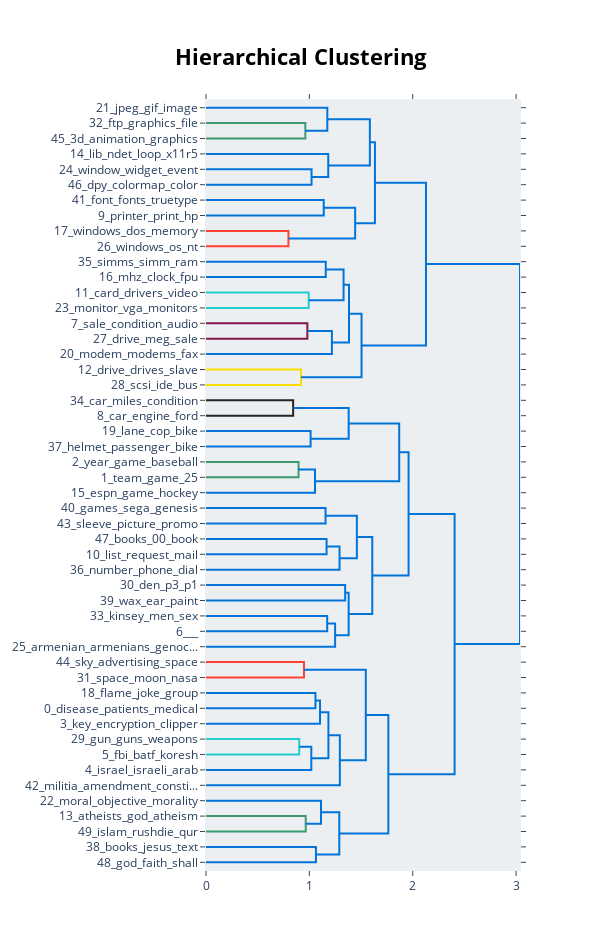

The cell this chart's notebook holds for it:
### Code cell
model.visualize_hierarchy(top_n_topics=50, width=600)

### Figure 1 — Plotly figure (JSON) as saved in the notebook; plotly's stock layout.template omitted (floating-point values rounded to 4 significant figures)
{"data": [{"hoverinfo": "text", "marker": {"color": "rgb(61,153,112)"}, "mode": "lines", "type": "scatter", "x": [0, 0.9612, 0.9612, 0], "xaxis": "x", "y": [-15, -15, -25, -25], "yaxis": "y"}, {"hoverinfo": "text", "marker": {"color": "rgb(0,116,217)"}, "mode": "lines", "type": "scatter", "x": [0, 1.174, 1.174, 0.9612], "xaxis": "x", "y": [-5, -5, -20, -20], "yaxis": "y"}, {"hoverinfo": "text", "marker": {"color": "rgb(0,116,217)"}, "mode": "lines", "type": "scatter", "x": [0, 1.021, 1.021, 0], "xaxis": "x", "y": [-45, -45, -55, -55], "yaxis": "y"}, {"hoverinfo": "text", "marker": {"color": "rgb(0,116,217)"}, "mode": "lines", "type": "scatter", "x": [0, 1.183, 1.183, 1.021], "xaxis": "x", "y": [-35, -35, -50, -50], "yaxis": "y"}, {"hoverinfo": "text", "marker": {"color": "rgb(0,116,217)"}, "mode": "lines", "type": "scatter", "x": [1.174, 1.585, 1.585, 1.183], "xaxis": "x", "y": [-12.5, -12.5, -42.5, -42.5], "yaxis": "y"}, {"hoverinfo": "text", "marker": {"color": "rgb(0,116,217)"}, "mode": "lines", "type": "scatter", "x": [0, 1.139, 1.139, 0], "xaxis": "x", "y": [-65, -65, -75, -75], "yaxis": "y"}, {"hoverinfo": "text", "marker": {"color": "rgb(255,65,54)"}, "mode": "lines", "type": "scatter", "x": [0, 0.7975, 0.7975, 0], "xaxis": "x", "y": [-85, -85, -95, -95], "yaxis": "y"}, {"hoverinfo": "text", "marker": {"color": "rgb(0,116,217)"}, "mode": "lines", "type": "scatter", "x": [1.139, 1.443, 1.443, 0.7975], "xaxis": "x", "y": [-70, -70, -90, -90], "yaxis": "y"}, {"hoverinfo": "text", "marker": {"color": "rgb(0,116,217)"}, "mode": "lines", "type": "scatter", "x": [1.585, 1.634, 1.634, 1.443], "xaxis": "x", "y": [-27.5, -27.5, -80, -80], "yaxis": "y"}, {"hoverinfo": "text", "marker": {"color": "rgb(0,116,217)"}, "mode": "lines", "type": "scatter", "x": [0, 1.158, 1.158, 0], "xaxis": "x", "y": [-105, -105, -115, -115], "yaxis": "y"}, {"hoverinfo": "text", "marker": {"color": "rgb(35,205,205)"}, "mode": "lines", "type": "scatter", "x": [0, 0.9935, 0.9935, 0], "xaxis": "x", "y": [-125, -125, -135, -135], "yaxis": "y"}, {"hoverinfo": "text", "marker": {"color": "rgb(0,116,217)"}, "mode": "lines", "type": "scatter", "x": [1.158, 1.331, 1.331, 0.9935], "xaxis": "x", "y": [-110, -110, -130, -130], "yaxis": "y"}, {"hoverinfo": "text", "marker": {"color": "rgb(133,20,75)"}, "mode": "lines", "type": "scatter", "x": [0, 0.9804, 0.9804, 0], "xaxis": "x", "y": [-145, -145, -155, -155], "yaxis": "y"}, {"hoverinfo": "text", "marker": {"color": "rgb(0,116,217)"}, "mode": "lines", "type": "scatter", "x": [0.9804, 1.218, 1.218, 0], "xaxis": "x", "y": [-150, -150, -165, -165], "yaxis": "y"}, {"hoverinfo": "text", "marker": {"color": "rgb(0,116,217)"}, "mode": "lines", "type": "scatter", "x": [1.331, 1.383, 1.383, 1.218], "xaxis": "x", "y": [-120, -120, -157.5, -157.5], "yaxis": "y"}, {"hoverinfo": "text", "marker": {"color": "rgb(255,220,0)"}, "mode": "lines", "type": "scatter", "x": [0, 0.9191, 0.9191, 0], "xaxis": "x", "y": [-175, -175, -185, -185], "yaxis": "y"}, {"hoverinfo": "text", "marker": {"color": "rgb(0,116,217)"}, "mode": "lines", "type": "scatter", "x": [1.383, 1.505, 1.505, 0.9191], "xaxis": "x", "y": [-138.8, -138.8, -180, -180], "yaxis": "y"}, {"hoverinfo": "text", "marker": {"color": "rgb(0,116,217)"}, "mode": "lines", "type": "scatter", "x": [1.634, 2.128, 2.128, 1.505], "xaxis": "x", "y": [-53.75, -53.75, -159.4, -159.4], "yaxis": "y"}, {"hoverinfo": "text", "marker": {"color": "rgb(40,35,35)"}, "mode": "lines", "type": "scatter", "x": [0, 0.8432, 0.8432, 0], "xaxis": "x", "y": [-195, -195, -205, -205], "yaxis": "y"}, {"hoverinfo": "text", "marker": {"color": "rgb(0,116,217)"}, "mode": "lines", "type": "scatter", "x": [0, 1.012, 1.012, 0], "xaxis": "x", "y": [-215, -215, -225, -225], "yaxis": "y"}, {"hoverinfo": "text", "marker": {"color": "rgb(0,116,217)"}, "mode": "lines", "type": "scatter", "x": [0.8432, 1.38, 1.38, 1.012], "xaxis": "x", "y": [-200, -200, -220, -220], "yaxis": "y"}, {"hoverinfo": "text", "marker": {"color": "rgb(61,153,112)"}, "mode": "lines", "type": "scatter", "x": [0, 0.8952, 0.8952, 0], "xaxis": "x", "y": [-235, -235, -245, -245], "yaxis": "y"}, {"hoverinfo": "text", "marker": {"color": "rgb(0,116,217)"}, "mode": "lines", "type": "scatter", "x": [0.8952, 1.054, 1.054, 0], "xaxis": "x", "y": [-240, -240, -255, -255], "yaxis": "y"}, {"hoverinfo": "text", "marker": {"color": "rgb(0,116,217)"}, "mode": "lines", "type": "scatter", "x": [1.38, 1.869, 1.869, 1.054], "xaxis": "x", "y": [-210, -210, -247.5, -247.5], "yaxis": "y"}, {"hoverinfo": "text", "marker": {"color": "rgb(0,116,217)"}, "mode": "lines", "type": "scatter", "x": [0, 1.157, 1.157, 0], "xaxis": "x", "y": [-265, -265, -275, -275], "yaxis": "y"}, {"hoverinfo": "text", "marker": {"color": "rgb(0,116,217)"}, "mode": "lines", "type": "scatter", "x": [0, 1.166, 1.166, 0], "xaxis": "x", "y": [-285, -285, -295, -295], "yaxis": "y"}, {"hoverinfo": "text", "marker": {"color": "rgb(0,116,217)"}, "mode": "lines", "type": "scatter", "x": [1.166, 1.292, 1.292, 0], "xaxis": "x", "y": [-290, -290, -305, -305], "yaxis": "y"}, {"hoverinfo": "text", "marker": {"color": "rgb(0,116,217)"}, "mode": "lines", "type": "scatter", "x": [1.157, 1.459, 1.459, 1.292], "xaxis": "x", "y": [-270, -270, -297.5, -297.5], "yaxis": "y"}, {"hoverinfo": "text", "marker": {"color": "rgb(0,116,217)"}, "mode": "lines", "type": "scatter", "x": [0, 1.346, 1.346, 0], "xaxis": "x", "y": [-315, -315, -325, -325], "yaxis": "y"}, {"hoverinfo": "text", "marker": {"color": "rgb(0,116,217)"}, "mode": "lines", "type": "scatter", "x": [0, 1.172, 1.172, 0], "xaxis": "x", "y": [-335, -335, -345, -345], "yaxis": "y"}, {"hoverinfo": "text", "marker": {"color": "rgb(0,116,217)"}, "mode": "lines", "type": "scatter", "x": [1.172, 1.249, 1.249, 0], "xaxis": "x", "y": [-340, -340, -355, -355], "yaxis": "y"}, {"hoverinfo": "text", "marker": {"color": "rgb(0,116,217)"}, "mode": "lines", "type": "scatter", "x": [1.346, 1.38, 1.38, 1.249], "xaxis": "x", "y": [-320, -320, -347.5, -347.5], "yaxis": "y"}, {"hoverinfo": "text", "marker": {"color": "rgb(0,116,217)"}, "mode": "lines", "type": "scatter", "x": [1.459, 1.609, 1.609, 1.38], "xaxis": "x", "y": [-283.8, -283.8, -333.8, -333.8], "yaxis": "y"}, {"hoverinfo": "text", "marker": {"color": "rgb(0,116,217)"}, "mode": "lines", "type": "scatter", "x": [1.869, 1.96, 1.96, 1.609], "xaxis": "x", "y": [-228.8, -228.8, -308.8, -308.8], "yaxis": "y"}, {"hoverinfo": "text", "marker": {"color": "rgb(255,65,54)"}, "mode": "lines", "type": "scatter", "x": [0, 0.9479, 0.9479, 0], "xaxis": "x", "y": [-365, -365, -375, -375], "yaxis": "y"}, {"hoverinfo": "text", "marker": {"color": "rgb(0,116,217)"}, "mode": "lines", "type": "scatter", "x": [0, 1.059, 1.059, 0], "xaxis": "x", "y": [-385, -385, -395, -395], "yaxis": "y"}, {"hoverinfo": "text", "marker": {"color": "rgb(0,116,217)"}, "mode": "lines", "type": "scatter", "x": [1.059, 1.103, 1.103, 0], "xaxis": "x", "y": [-390, -390, -405, -405], "yaxis": "y"}, {"hoverinfo": "text", "marker": {"color": "rgb(35,205,205)"}, "mode": "lines", "type": "scatter", "x": [0, 0.9019, 0.9019, 0], "xaxis": "x", "y": [-415, -415, -425, -425], "yaxis": "y"}, {"hoverinfo": "text", "marker": {"color": "rgb(0,116,217)"}, "mode": "lines", "type": "scatter", "x": [0.9019, 1.019, 1.019, 0], "xaxis": "x", "y": [-420, -420, -435, -435], "yaxis": "y"}, {"hoverinfo": "text", "marker": {"color": "rgb(0,116,217)"}, "mode": "lines", "type": "scatter", "x": [1.103, 1.184, 1.184, 1.019], "xaxis": "x", "y": [-397.5, -397.5, -427.5, -427.5], "yaxis": "y"}, {"hoverinfo": "text", "marker": {"color": "rgb(0,116,217)"}, "mode": "lines", "type": "scatter", "x": [1.184, 1.295, 1.295, 0], "xaxis": "x", "y": [-412.5, -412.5, -445, -445], "yaxis": "y"}, {"hoverinfo": "text", "marker": {"color": "rgb(0,116,217)"}, "mode": "lines", "type": "scatter", "x": [0.9479, 1.546, 1.546, 1.295], "xaxis": "x", "y": [-370, -370, -428.8, -428.8], "yaxis": "y"}, {"hoverinfo": "text", "marker": {"color": "rgb(61,153,112)"}, "mode": "lines", "type": "scatter", "x": [0, 0.9646, 0.9646, 0], "xaxis": "x", "y": [-465, -465, -475, -475], "yaxis": "y"}, {"hoverinfo": "text", "marker": {"color": "rgb(0,116,217)"}, "mode": "lines", "type": "scatter", "x": [0, 1.113, 1.113, 0.9646], "xaxis": "x", "y": [-455, -455, -470, -470], "yaxis": "y"}, {"hoverinfo": "text", "marker": {"color": "rgb(0,116,217)"}, "mode": "lines", "type": "scatter", "x": [0, 1.063, 1.063, 0], "xaxis": "x", "y": [-485, -485, -495, -495], "yaxis": "y"}, {"hoverinfo": "text", "marker": {"color": "rgb(0,116,217)"}, "mode": "lines", "type": "scatter", "x": [1.113, 1.289, 1.289, 1.063], "xaxis": "x", "y": [-462.5, -462.5, -490, -490], "yaxis": "y"}, {"hoverinfo": "text", "marker": {"color": "rgb(0,116,217)"}, "mode": "lines", "type": "scatter", "x": [1.546, 1.764, 1.764, 1.289], "xaxis": "x", "y": [-399.4, -399.4, -476.2, -476.2], "yaxis": "y"}, {"hoverinfo": "text", "marker": {"color": "rgb(0,116,217)"}, "mode": "lines", "type": "scatter", "x": [1.96, 2.405, 2.405, 1.764], "xaxis": "x", "y": [-268.8, -268.8, -437.8, -437.8], "yaxis": "y"}, {"hoverinfo": "text", "marker": {"color": "rgb(0,116,217)"}, "mode": "lines", "type": "scatter", "x": [2.128, 3.038, 3.038, 2.405], "xaxis": "x", "y": [-106.6, -106.6, -353.3, -353.3], "yaxis": "y"}], "layout": {"autosize": false, "height": 950, "hoverlabel": {"bgcolor": "white", "font": {"family": "Rockwell", "size": 16}}, "hovermode": "closest", "plot_bgcolor": "#ECEFF1", "showlegend": false, "title": {"font": {"color": "Black", "size": 22}, "text": "<b>Hierarchical Clustering", "x": 0.5, "xanchor": "center", "yanchor": "top"}, "width": 600, "xaxis": {"mirror": "allticks", "rangemode": "tozero", "showgrid": false, "showline": true, "showticklabels": true, "ticks": "outside", "type": "linear", "zeroline": false}, "yaxis": {"mirror": "allticks", "range": [-500, 0], "rangemode": "tozero", "showgrid": false, "showline": true, "showticklabels": true, "tickmode": "array", "ticks": "outside", "ticktext": ["21_jpeg_gif_image", "32_ftp_graphics_file", "45_3d_animation_graphics", "14_lib_ndet_loop_x11r5", "24_window_widget_event", "46_dpy_colormap_color", "41_font_fonts_truetype", "9_printer_print_hp", "17_windows_dos_memory", "26_windows_os_nt", "35_simms_simm_ram", "16_mhz_clock_fpu", "11_card_drivers_video", "23_monitor_vga_monitors", "7_sale_condition_audio", "27_drive_meg_sale", "20_modem_modems_fax", "12_drive_drives_slave", "28_scsi_ide_bus", "34_car_miles_condition", "8_car_engine_ford", "19_lane_cop_bike", "37_helmet_passenger_bike", "2_year_game_baseball", "1_team_game_25", "15_espn_game_hockey", "40_games_sega_genesis", "43_sleeve_picture_promo", "47_books_00_book", "10_list_request_mail", "36_number_phone_dial", "30_den_p3_p1", "39_wax_ear_paint", "33_kinsey_men_sex", "6___", "25_armenian_armenians_genoc...", "44_sky_advertising_space", "31_space_moon_nasa", "18_flame_joke_group", "0_disease_patients_medical", "3_key_encryption_clipper", "29_gun_guns_weapons", "5_fbi_batf_koresh", "4_israel_israeli_arab", "42_militia_amendment_consti...", "22_moral_objective_morality", "13_atheists_god_atheism", "49_islam_rushdie_qur", "38_books_jesus_text", "48_god_faith_shall"], "tickvals": [-5, -15, -25, -35, -45, -55, -65, -75, -85, -95, -105, -115, -125, -135, -145, -155, -165, -175, -185, -195, -205, -215, -225, -235, -245, -255, -265, -275, -285, -295, -305, -315, -325, -335, -345, -355, -365, -375, -385, -395, -405, -415, -425, -435, -445, -455, -465, -475, -485, -495], "type": "linear", "zeroline": false}}}
